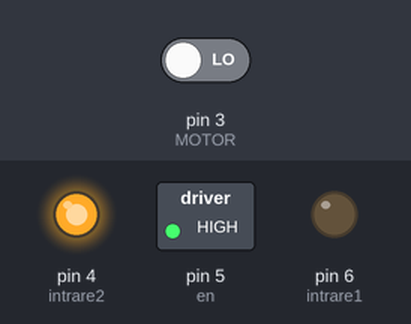
Bench run of a sketch on a simulated Arduino Uno, built with avr-gcc and run on an emulated ATmega328P. Parts: switched loads named in the sketch (green lamp = pin HIGH), output pins drawn as LEDs (lit = HIGH). Inputs (shaded band) come from the test bench; at power-on: pin 3 (MOTOR) LOW. What the sketch prints to the serial monitor is not drawn.

Above: at 0.1 s.
Timing chart, 0 to 1.6 s (numbered marks = the images above):
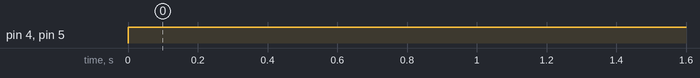

The sketch:

CodMasina.ino
```cpp
#include "TimerOne.h"

int intrare1 = 6;
int intrare2 = 4;
int en = 5;


int MOTOR = 3;
unsigned int counter = 0;
long referinta = 40;
float c[3] = {0, 0, 0};
float e[3] = {0, 0, 0};
int loopCounter = 0;
float rotatie;
float rot_filtrat[2] = {0,0};


float diskslots = 20;  // Numarul orificilor din rotita


String msg;

void ISR_count2()
{
  counter++;  // incrementeaza valoarea counterului pentru Motor
}

void ISR_timerone()
{
  Timer1.detachInterrupt();  // Opreste timerul

  rotatie = (counter / diskslots) * 60.00;  // calculeaza Rotatiile/Minut pentru Motor
  //Serial.println(rotation2);

  counter = 0;  //  reseteaza counterul
  Timer1.attachInterrupt( ISR_timerone );  // Enable the timer
}

void setup() {
    Serial.begin(115200);
    Timer1.initialize(100000); // set timer for 1sec

    attachInterrupt(digitalPinToInterrupt (MOTOR), ISR_count2, RISING);  // Increase counter when speed sensor pin goes High
    Timer1.attachInterrupt( ISR_timerone ); // Enable the timer
    pinMode (en, OUTPUT) ;
    pinMode (intrare1, OUTPUT);
    pinMode (intrare2, OUTPUT);

}


void loop()
{
  loopCounter ++;
  referinta = 40;
  rot_filtrat[0] = 0.015 * rotatie + 0.985 * rot_filtrat[1];
  e[0] = referinta - rot_filtrat[0]; //semnalul de eroare este iesirea - referinta
  c[0] =4.612*e[1] - 4.387*e[2] + 1.607*c[1] - 0.6065*c[2];
 //c[0] = 2.121*e[1] - 2.018*e[2] + 1.607*c[1] - 0.6065*c[2];
 //c[0] = -51.54*e[1] + 0.8187*c[1];
  if(c[0] > 255) c[0] = 255;
  if(c[0] < 0) c[0] = 0;
  digitalWrite(intrare1, LOW);
  digitalWrite(intrare2, HIGH);

  analogWrite(en, c[0]);

  if(loopCounter == 3000){
  Serial.print("Acum motorul se roteste cu ");
  Serial.print(rot_filtrat[0]);
  Serial.println(" RPM");
  Serial.println();
  Serial.print("Semnalul de comanda este ");
  Serial.print(c[0]);
  Serial.println();
  Serial.print("Semnalul de eroare este ");
  Serial.print(e[0]);
  Serial.println();
  Serial.print("Referinta este ");
  Serial.print(referinta);
  Serial.println();
  loopCounter = 0;
  }

   for(int i=2;i>0;i--)
    {
      c[i]=c[i-1];
      e[i]=e[i-1];
    }
    rot_filtrat[1]=rot_filtrat[0];
}
```

Measured:
- by itself, pin 4 (intrare2), pin 5 (en): LOW → HIGH at 0.00 s
